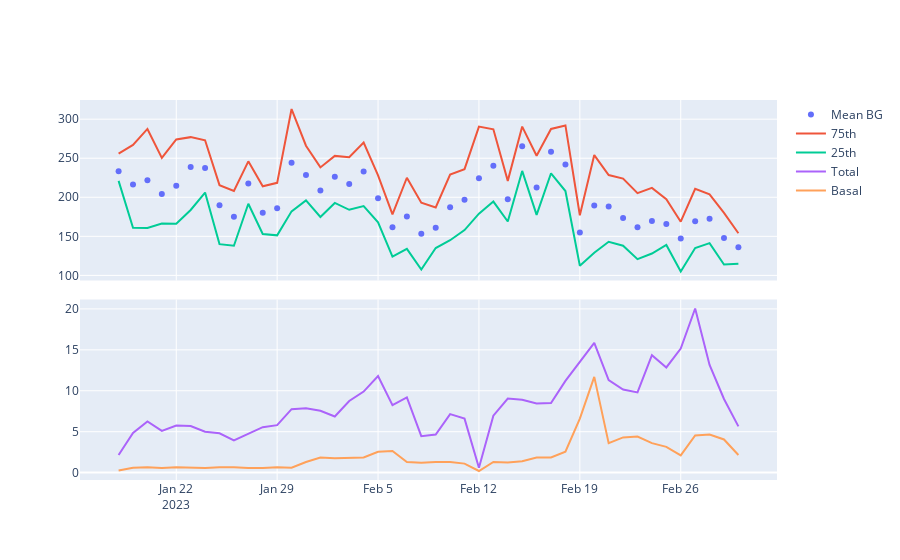

The notebook cell this image was saved under:
### Markdown cell above
## Plotting daily BGs and insulin summaries using Plotly

In this next plot I'm just trying to put daily blood glucose and insulin summaries together in a way that I can try to see patterns. (as an aside I am also using plotly - it seems to take more lines of code but is still kind of easy and makes interactive plots). 

This is not a great plot. I know what I'm looking for so I can kind of see it, but it's not super clear. I know that in the last few days of the time series, I increased insulin and worked harder on small adjustments to get what I wanted. (e.g., I was pretty determined not to have BG's hitting high 300s every day.) You can BARELY see that in this plot.

### Code cell
import plotly.graph_objects as go
import plotly.express as px
from plotly.subplots import make_subplots


fig = make_subplots(rows=2, cols=1, vertical_spacing = 0.05)

fig.add_trace(go.Scatter(
    name="Mean BG",
    mode="markers", x=df_cgm_summary["time"], y=df_cgm_summary["mean"]
), row=1, col=1)

fig.add_trace(go.Scatter(
    name="75th",
    mode="lines", x=df_cgm_summary["time"], y=df_cgm_summary["75%"],
), row=1, col=1)

fig.add_trace(go.Scatter(
    name="25th",
    mode="lines", x=df_cgm_summary["time"], y=df_cgm_summary["25%"],
), row=1, col=1)

fig.add_trace(go.Scatter(
    name="Total",
    mode="lines", x=df_insulin["time"], y=df_insulin["total_insulin"],
), row=2, col=1)

fig.add_trace(go.Scatter(
    name="Basal",
    mode="lines", x=df_insulin["time"], y=df_insulin["total_basal"],
), row=2, col=1)

fig.update_layout(height=600)

fig.update_xaxes(showticklabels=False) # hide all the xticks
fig.update_xaxes(showticklabels=True, row=2, col=1)

fig.update_xaxes(matches='x')

fig.show()
